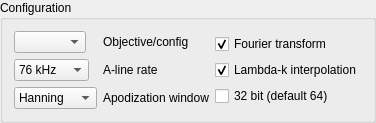
<?xml version="1.0" encoding="UTF-8"?>
<ui version="4.0">
 <class>groupConfig</class>
 <widget class="QGroupBox" name="groupConfig">
  <property name="geometry">
   <rect>
    <x>0</x>
    <y>0</y>
    <width>335</width>
    <height>107</height>
   </rect>
  </property>
  <property name="title">
   <string>Configuration</string>
  </property>
  <layout class="QGridLayout" name="gridConfig">
   <item row="0" column="0">
    <layout class="QFormLayout" name="formLeft">
     <item row="0" column="0">
      <widget class="QComboBox" name="comboConfig">
       <property name="toolTip">
        <string>The .ini file that calibrates the probe. Depends on objective</string>
       </property>
       <property name="currentText">
        <string/>
       </property>
      </widget>
     </item>
     <item row="0" column="1">
      <widget class="QLabel" name="labelObjective">
       <property name="toolTip">
        <string>The .ini file that calibrates the probe. Depends on objective</string>
       </property>
       <property name="text">
        <string>Objective/config</string>
       </property>
      </widget>
     </item>
     <item row="1" column="0">
      <widget class="QComboBox" name="comboRate">
       <property name="toolTip">
        <string>The A-line rate of the camera</string>
       </property>
       <item>
        <property name="text">
         <string>76 kHz</string>
        </property>
       </item>
       <item>
        <property name="text">
         <string>146 kHz</string>
        </property>
       </item>
      </widget>
     </item>
     <item row="1" column="1">
      <widget class="QLabel" name="labelRate">
       <property name="toolTip">
        <string>The A-line rate of the camera</string>
       </property>
       <property name="text">
        <string>A-line rate</string>
       </property>
      </widget>
     </item>
     <item row="2" column="0">
      <widget class="QComboBox" name="comboApodization">
       <property name="toolTip">
        <string>The type of window used to apodize the A-line spectra prior to FFT</string>
       </property>
       <item>
        <property name="text">
         <string>Hanning</string>
        </property>
       </item>
       <item>
        <property name="text">
         <string>Blackman</string>
        </property>
       </item>
       <item>
        <property name="text">
         <string>Hamming</string>
        </property>
       </item>
       <item>
        <property name="text">
         <string>None</string>
        </property>
       </item>
      </widget>
     </item>
     <item row="2" column="1">
      <widget class="QLabel" name="labelApodization">
       <property name="toolTip">
        <string>The type of window used to apodize the A-line spectra prior to FFT</string>
       </property>
       <property name="text">
        <string>Apodization window</string>
       </property>
      </widget>
     </item>
    </layout>
   </item>
   <item row="0" column="1">
    <layout class="QGridLayout" name="gridRight">
     <item row="0" column="0">
      <layout class="QGridLayout" name="gridProc">
       <item row="1" column="0">
        <widget class="QCheckBox" name="checkInterpolation">
         <property name="toolTip">
          <string>If true, linear-in-wavenumber values are interpolated (1st order) from linear-in-wavelength spectra</string>
         </property>
         <property name="text">
          <string>Lambda-k interpolation</string>
         </property>
         <property name="checked">
          <bool>true</bool>
         </property>
        </widget>
       </item>
       <item row="0" column="0">
        <widget class="QCheckBox" name="checkFFT">
         <property name="toolTip">
          <string>If true, data is complex-valued signal</string>
         </property>
         <property name="text">
          <string>Fourier transform</string>
         </property>
         <property name="checked">
          <bool>true</bool>
         </property>
        </widget>
       </item>
       <item row="2" column="0">
        <widget class="QCheckBox" name="check32">
         <property name="toolTip">
          <string>The precision of the FFT and interpolation. Affects processing speed!</string>
         </property>
         <property name="text">
          <string>32 bit (default 64)</string>
         </property>
        </widget>
       </item>
      </layout>
     </item>
    </layout>
   </item>
  </layout>
 </widget>
 <resources/>
 <connections/>
</ui>
